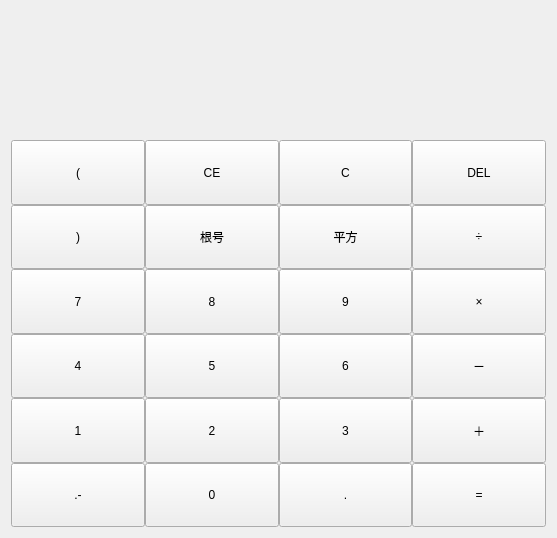
<?xml version="1.0" encoding="UTF-8"?>
<ui version="4.0">
 <class>cnt_std</class>
 <widget class="QWidget" name="cnt_std">
  <property name="geometry">
   <rect>
    <x>0</x>
    <y>0</y>
    <width>557</width>
    <height>538</height>
   </rect>
  </property>
  <property name="windowTitle">
   <string>Form</string>
  </property>
  <layout class="QHBoxLayout" name="horizontalLayout">
   <item>
    <layout class="QGridLayout" name="gridLayout">
     <property name="spacing">
      <number>0</number>
     </property>
     <item row="0" column="0" colspan="4">
      <widget class="QLabel" name="label_guocheng">
       <property name="sizePolicy">
        <sizepolicy hsizetype="Preferred" vsizetype="Expanding">
         <horstretch>0</horstretch>
         <verstretch>1</verstretch>
        </sizepolicy>
       </property>
       <property name="text">
        <string/>
       </property>
      </widget>
     </item>
     <item row="1" column="0" colspan="4">
      <widget class="QLabel" name="label_jieguo">
       <property name="sizePolicy">
        <sizepolicy hsizetype="Preferred" vsizetype="Expanding">
         <horstretch>0</horstretch>
         <verstretch>1</verstretch>
        </sizepolicy>
       </property>
       <property name="text">
        <string/>
       </property>
      </widget>
     </item>
     <item row="2" column="0">
      <widget class="QPushButton" name="pushButton_kuohao_zuo">
       <property name="sizePolicy">
        <sizepolicy hsizetype="Minimum" vsizetype="Expanding">
         <horstretch>0</horstretch>
         <verstretch>1</verstretch>
        </sizepolicy>
       </property>
       <property name="text">
        <string>(</string>
       </property>
      </widget>
     </item>
     <item row="2" column="1">
      <widget class="QPushButton" name="pushButton_CE">
       <property name="sizePolicy">
        <sizepolicy hsizetype="Minimum" vsizetype="Expanding">
         <horstretch>0</horstretch>
         <verstretch>1</verstretch>
        </sizepolicy>
       </property>
       <property name="text">
        <string>CE</string>
       </property>
      </widget>
     </item>
     <item row="2" column="2">
      <widget class="QPushButton" name="pushButton_qingchu">
       <property name="sizePolicy">
        <sizepolicy hsizetype="Minimum" vsizetype="Expanding">
         <horstretch>0</horstretch>
         <verstretch>1</verstretch>
        </sizepolicy>
       </property>
       <property name="text">
        <string>C</string>
       </property>
      </widget>
     </item>
     <item row="2" column="3">
      <widget class="QPushButton" name="pushButton_shanchu">
       <property name="sizePolicy">
        <sizepolicy hsizetype="Minimum" vsizetype="Expanding">
         <horstretch>0</horstretch>
         <verstretch>1</verstretch>
        </sizepolicy>
       </property>
       <property name="text">
        <string>DEL</string>
       </property>
      </widget>
     </item>
     <item row="3" column="0">
      <widget class="QPushButton" name="pushButton_kuohao_you">
       <property name="sizePolicy">
        <sizepolicy hsizetype="Minimum" vsizetype="Expanding">
         <horstretch>0</horstretch>
         <verstretch>1</verstretch>
        </sizepolicy>
       </property>
       <property name="text">
        <string>)</string>
       </property>
      </widget>
     </item>
     <item row="3" column="1">
      <widget class="QPushButton" name="pushButton_genhao">
       <property name="sizePolicy">
        <sizepolicy hsizetype="Minimum" vsizetype="Expanding">
         <horstretch>0</horstretch>
         <verstretch>1</verstretch>
        </sizepolicy>
       </property>
       <property name="text">
        <string>根号</string>
       </property>
      </widget>
     </item>
     <item row="3" column="2">
      <widget class="QPushButton" name="pushButton_pingfang">
       <property name="sizePolicy">
        <sizepolicy hsizetype="Minimum" vsizetype="Expanding">
         <horstretch>0</horstretch>
         <verstretch>1</verstretch>
        </sizepolicy>
       </property>
       <property name="text">
        <string>平方</string>
       </property>
      </widget>
     </item>
     <item row="3" column="3">
      <widget class="QPushButton" name="pushButton_chu">
       <property name="sizePolicy">
        <sizepolicy hsizetype="Minimum" vsizetype="Expanding">
         <horstretch>0</horstretch>
         <verstretch>1</verstretch>
        </sizepolicy>
       </property>
       <property name="text">
        <string>÷</string>
       </property>
      </widget>
     </item>
     <item row="4" column="0">
      <widget class="QPushButton" name="pushButton_7">
       <property name="sizePolicy">
        <sizepolicy hsizetype="Minimum" vsizetype="Expanding">
         <horstretch>0</horstretch>
         <verstretch>1</verstretch>
        </sizepolicy>
       </property>
       <property name="text">
        <string>7</string>
       </property>
      </widget>
     </item>
     <item row="4" column="1">
      <widget class="QPushButton" name="pushButton_8">
       <property name="sizePolicy">
        <sizepolicy hsizetype="Minimum" vsizetype="Expanding">
         <horstretch>0</horstretch>
         <verstretch>1</verstretch>
        </sizepolicy>
       </property>
       <property name="text">
        <string>8</string>
       </property>
      </widget>
     </item>
     <item row="4" column="2">
      <widget class="QPushButton" name="pushButton_9">
       <property name="sizePolicy">
        <sizepolicy hsizetype="Minimum" vsizetype="Expanding">
         <horstretch>0</horstretch>
         <verstretch>1</verstretch>
        </sizepolicy>
       </property>
       <property name="text">
        <string>9</string>
       </property>
      </widget>
     </item>
     <item row="4" column="3">
      <widget class="QPushButton" name="pushButton_cheng">
       <property name="sizePolicy">
        <sizepolicy hsizetype="Minimum" vsizetype="Expanding">
         <horstretch>0</horstretch>
         <verstretch>1</verstretch>
        </sizepolicy>
       </property>
       <property name="text">
        <string>×</string>
       </property>
      </widget>
     </item>
     <item row="5" column="0">
      <widget class="QPushButton" name="pushButton_4">
       <property name="sizePolicy">
        <sizepolicy hsizetype="Minimum" vsizetype="Expanding">
         <horstretch>0</horstretch>
         <verstretch>1</verstretch>
        </sizepolicy>
       </property>
       <property name="text">
        <string>4</string>
       </property>
      </widget>
     </item>
     <item row="5" column="1">
      <widget class="QPushButton" name="pushButton_5">
       <property name="sizePolicy">
        <sizepolicy hsizetype="Minimum" vsizetype="Expanding">
         <horstretch>0</horstretch>
         <verstretch>1</verstretch>
        </sizepolicy>
       </property>
       <property name="text">
        <string>5</string>
       </property>
      </widget>
     </item>
     <item row="5" column="2">
      <widget class="QPushButton" name="pushButton_6">
       <property name="sizePolicy">
        <sizepolicy hsizetype="Minimum" vsizetype="Expanding">
         <horstretch>0</horstretch>
         <verstretch>1</verstretch>
        </sizepolicy>
       </property>
       <property name="text">
        <string>6</string>
       </property>
      </widget>
     </item>
     <item row="5" column="3">
      <widget class="QPushButton" name="pushButton_jian">
       <property name="sizePolicy">
        <sizepolicy hsizetype="Minimum" vsizetype="Expanding">
         <horstretch>0</horstretch>
         <verstretch>1</verstretch>
        </sizepolicy>
       </property>
       <property name="text">
        <string>－</string>
       </property>
      </widget>
     </item>
     <item row="6" column="0">
      <widget class="QPushButton" name="pushButton_1">
       <property name="sizePolicy">
        <sizepolicy hsizetype="Minimum" vsizetype="Expanding">
         <horstretch>0</horstretch>
         <verstretch>0</verstretch>
        </sizepolicy>
       </property>
       <property name="text">
        <string>1</string>
       </property>
      </widget>
     </item>
     <item row="6" column="1">
      <widget class="QPushButton" name="pushButton_2">
       <property name="sizePolicy">
        <sizepolicy hsizetype="Minimum" vsizetype="Expanding">
         <horstretch>0</horstretch>
         <verstretch>0</verstretch>
        </sizepolicy>
       </property>
       <property name="text">
        <string>2</string>
       </property>
      </widget>
     </item>
     <item row="6" column="2">
      <widget class="QPushButton" name="pushButton_3">
       <property name="sizePolicy">
        <sizepolicy hsizetype="Minimum" vsizetype="Expanding">
         <horstretch>0</horstretch>
         <verstretch>0</verstretch>
        </sizepolicy>
       </property>
       <property name="text">
        <string>3</string>
       </property>
      </widget>
     </item>
     <item row="6" column="3">
      <widget class="QPushButton" name="pushButton_jia">
       <property name="sizePolicy">
        <sizepolicy hsizetype="Minimum" vsizetype="Expanding">
         <horstretch>0</horstretch>
         <verstretch>1</verstretch>
        </sizepolicy>
       </property>
       <property name="text">
        <string>＋</string>
       </property>
      </widget>
     </item>
     <item row="7" column="0">
      <widget class="QPushButton" name="pushButton_zheng_fu">
       <property name="sizePolicy">
        <sizepolicy hsizetype="Minimum" vsizetype="Expanding">
         <horstretch>0</horstretch>
         <verstretch>0</verstretch>
        </sizepolicy>
       </property>
       <property name="text">
        <string>.-</string>
       </property>
      </widget>
     </item>
     <item row="7" column="1">
      <widget class="QPushButton" name="pushButton_0">
       <property name="sizePolicy">
        <sizepolicy hsizetype="Minimum" vsizetype="Expanding">
         <horstretch>0</horstretch>
         <verstretch>0</verstretch>
        </sizepolicy>
       </property>
       <property name="text">
        <string>0</string>
       </property>
      </widget>
     </item>
     <item row="7" column="2">
      <widget class="QPushButton" name="pushButton_dian">
       <property name="sizePolicy">
        <sizepolicy hsizetype="Minimum" vsizetype="Expanding">
         <horstretch>0</horstretch>
         <verstretch>0</verstretch>
        </sizepolicy>
       </property>
       <property name="text">
        <string>.</string>
       </property>
      </widget>
     </item>
     <item row="7" column="3">
      <widget class="QPushButton" name="pushButton_dengyu">
       <property name="sizePolicy">
        <sizepolicy hsizetype="Minimum" vsizetype="Expanding">
         <horstretch>0</horstretch>
         <verstretch>1</verstretch>
        </sizepolicy>
       </property>
       <property name="text">
        <string>=</string>
       </property>
      </widget>
     </item>
    </layout>
   </item>
  </layout>
 </widget>
 <resources/>
 <connections/>
</ui>
